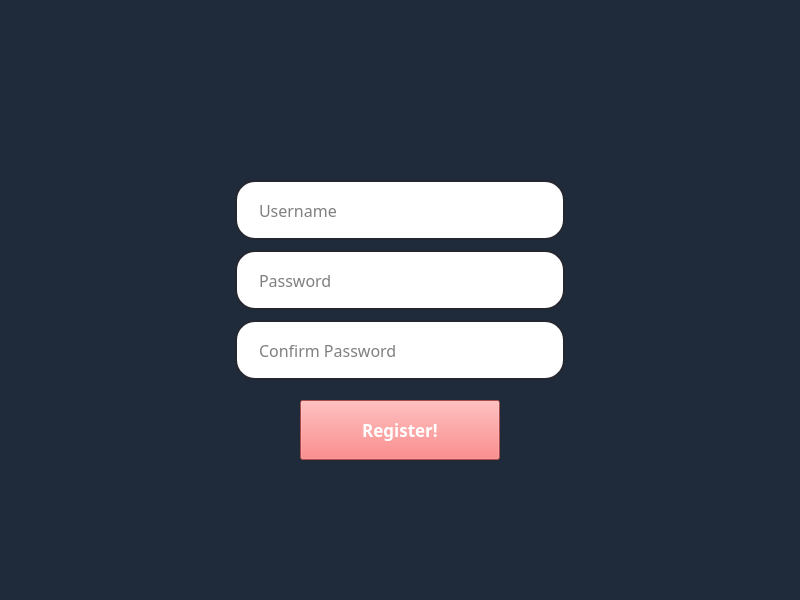
<?xml version="1.0" encoding="UTF-8"?>
<ui version="4.0">
 <class>MainWindow</class>
 <widget class="QMainWindow" name="MainWindow">
  <property name="geometry">
   <rect>
    <x>0</x>
    <y>0</y>
    <width>800</width>
    <height>600</height>
   </rect>
  </property>
  <property name="windowTitle">
   <string>MainWindow</string>
  </property>
  <property name="styleSheet">
   <string notr="true">background-color: rgb(31, 42, 58);
color: rgb(255, 255, 255);</string>
  </property>
  <widget class="QWidget" name="centralwidget">
   <widget class="QLineEdit" name="lineEdit_reg_name">
    <property name="geometry">
     <rect>
      <x>235</x>
      <y>180</y>
      <width>330</width>
      <height>60</height>
     </rect>
    </property>
    <property name="font">
     <font>
      <family>Montserrat Medium</family>
      <pointsize>12</pointsize>
     </font>
    </property>
    <property name="styleSheet">
     <string notr="true">QLineEdit {
	border: 2px solid rgb(37, 39, 48);
	border-radius: 20px;
	color: #000000;
	padding-left: 20px;
	padding-right: 20px;
	background-color: rgb(255, 255, 255);
}
QLineEdit:hover {
	border: 2px solid rgb(48, 50, 62);}
QLineEdit:focus{
	border: 2px solid rgb(85, 170, 255);}</string>
    </property>
    <property name="echoMode">
     <enum>QLineEdit::Normal</enum>
    </property>
    <property name="placeholderText">
     <string>Username</string>
    </property>
   </widget>
   <widget class="QLineEdit" name="lineEdit_reg_password">
    <property name="geometry">
     <rect>
      <x>235</x>
      <y>250</y>
      <width>330</width>
      <height>60</height>
     </rect>
    </property>
    <property name="font">
     <font>
      <family>Montserrat Medium</family>
      <pointsize>12</pointsize>
     </font>
    </property>
    <property name="styleSheet">
     <string notr="true">QLineEdit {
	border: 2px solid rgb(37, 39, 48);
	border-radius: 20px;
	color: #000000;
	padding-left: 20px;
	padding-right: 20px;
	background-color: rgb(255, 255, 255);
}
QLineEdit:hover {
	border: 2px solid rgb(48, 50, 62);}
QLineEdit:focus{
	border: 2px solid rgb(85, 170, 255);}</string>
    </property>
    <property name="echoMode">
     <enum>QLineEdit::Password</enum>
    </property>
    <property name="dragEnabled">
     <bool>false</bool>
    </property>
    <property name="readOnly">
     <bool>false</bool>
    </property>
    <property name="placeholderText">
     <string>Password</string>
    </property>
   </widget>
   <widget class="QPushButton" name="pushButton_register">
    <property name="geometry">
     <rect>
      <x>300</x>
      <y>400</y>
      <width>200</width>
      <height>60</height>
     </rect>
    </property>
    <property name="font">
     <font>
      <family>Montserrat</family>
      <pointsize>13</pointsize>
      <weight>75</weight>
      <bold>true</bold>
     </font>
    </property>
    <property name="styleSheet">
     <string notr="true">QPushButton{
	background-color: rgb(244, 104, 104);
	color: rgb(255, 255, 255);
}
QPushButton:hover{
	background-color: rgb(207, 88, 88);
}
	</string>
    </property>
    <property name="text">
     <string>Register!</string>
    </property>
   </widget>
   <widget class="QLineEdit" name="lineEdit_reg_confirm_password">
    <property name="geometry">
     <rect>
      <x>235</x>
      <y>320</y>
      <width>330</width>
      <height>60</height>
     </rect>
    </property>
    <property name="font">
     <font>
      <family>Montserrat Medium</family>
      <pointsize>12</pointsize>
     </font>
    </property>
    <property name="styleSheet">
     <string notr="true">QLineEdit {
	border: 2px solid rgb(37, 39, 48);
	border-radius: 20px;
	color: #000000;
	padding-left: 20px;
	padding-right: 20px;
	background-color: rgb(255, 255, 255);
}
QLineEdit:hover {
	border: 2px solid rgb(48, 50, 62);}
QLineEdit:focus{
	border: 2px solid rgb(85, 170, 255);}</string>
    </property>
    <property name="echoMode">
     <enum>QLineEdit::Password</enum>
    </property>
    <property name="dragEnabled">
     <bool>false</bool>
    </property>
    <property name="readOnly">
     <bool>false</bool>
    </property>
    <property name="placeholderText">
     <string>Confirm Password</string>
    </property>
   </widget>
  </widget>
  <widget class="QStatusBar" name="statusBar">
   <property name="font">
    <font>
     <family>Montserrat Thin</family>
     <pointsize>12</pointsize>
     <weight>75</weight>
     <italic>true</italic>
     <bold>true</bold>
    </font>
   </property>
  </widget>
 </widget>
 <resources/>
 <connections/>
</ui>
